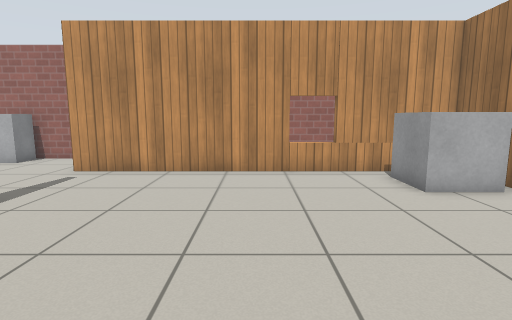
view 1 (above)

19 first-person views from a walk through a robot-simulator world made for Gazebo. The camera is 0.94 m above the floor, tilts 8° down and sees 80° across. The floor is counted in squares, 0.5 m on a side. Each view is taken from the middle of a square. On the plan, view 1 faces up. The plan holds only what a view shows up to about 16 squares ahead; the rest is blank. The place goes on beyond the plan. Simple patterns stand in for the simulator's built-in surfaces.

view 2
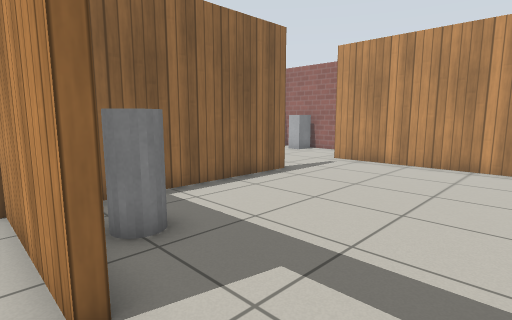

view 3
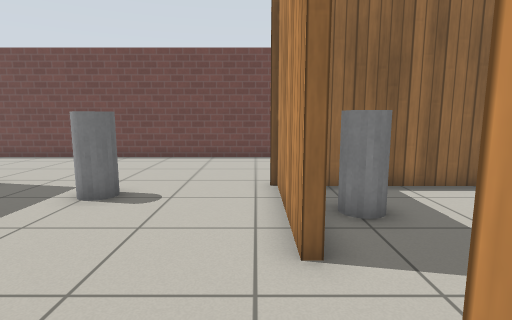

view 4
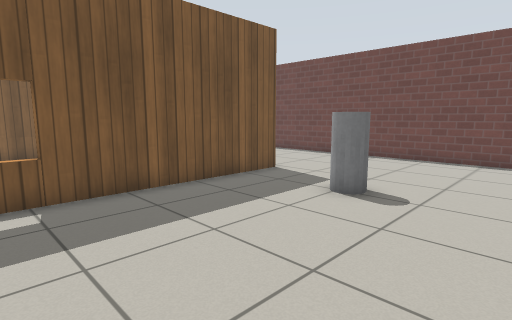

view 5
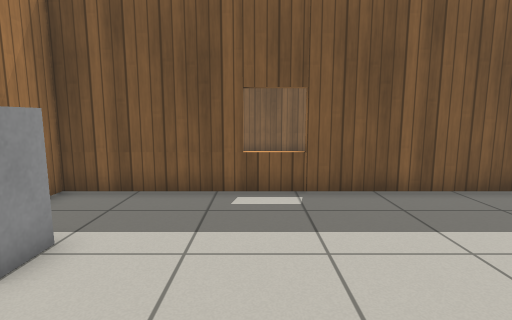

view 6
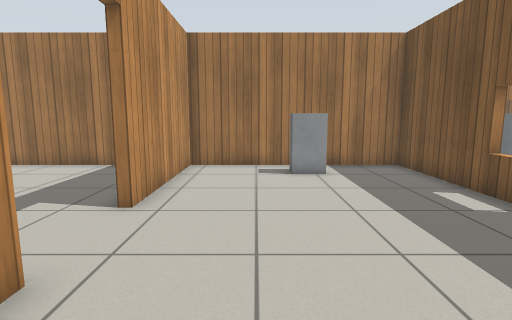

view 7
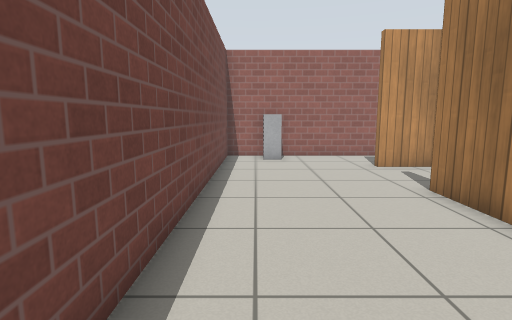

view 8
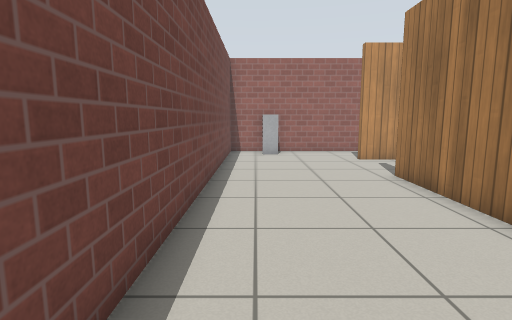

view 9
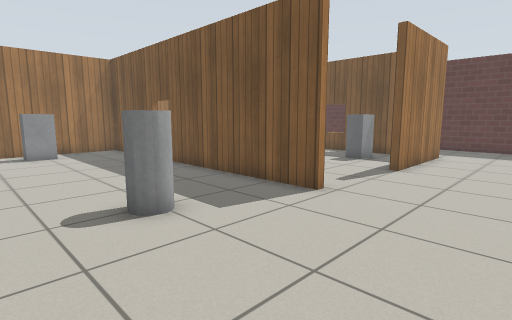

view 10
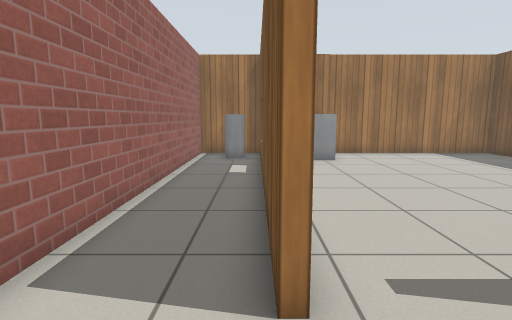

view 11
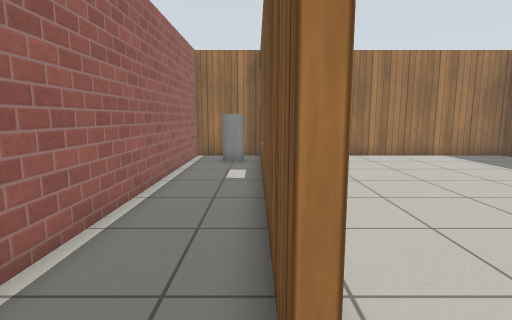

view 12
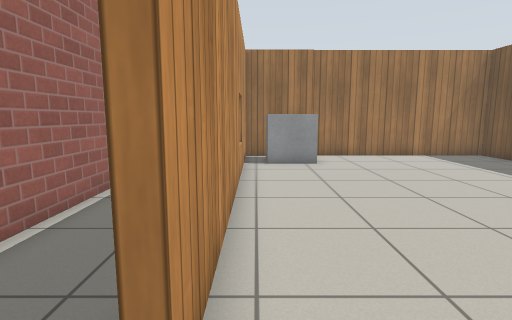

view 13
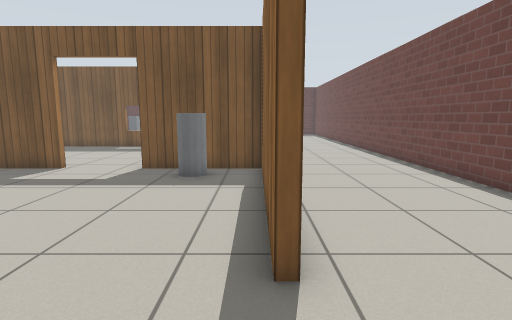

view 14
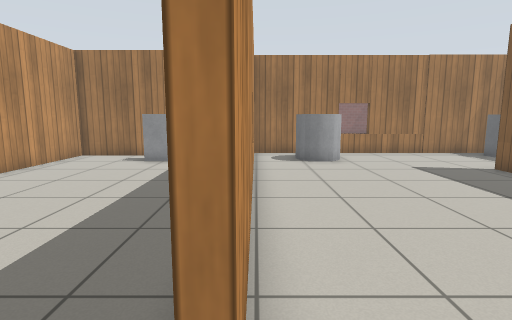

view 15
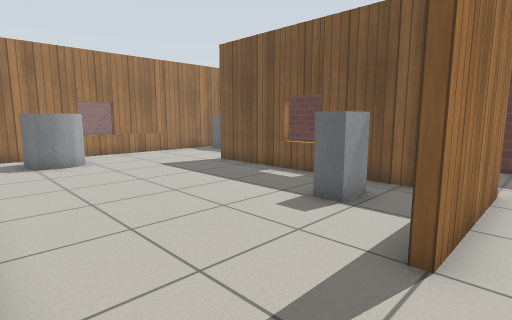

view 16
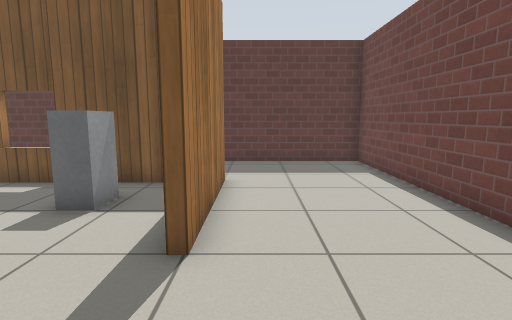

view 17
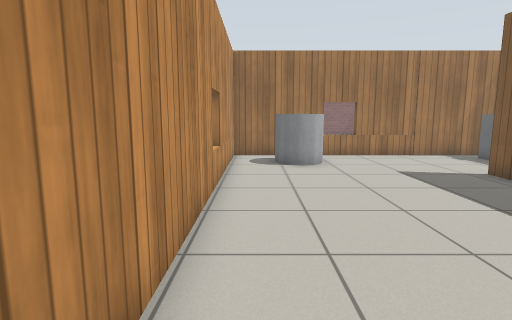

view 18
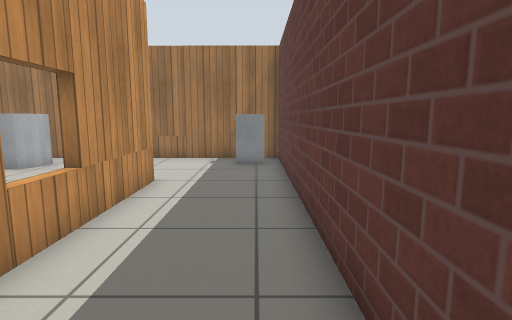

view 19
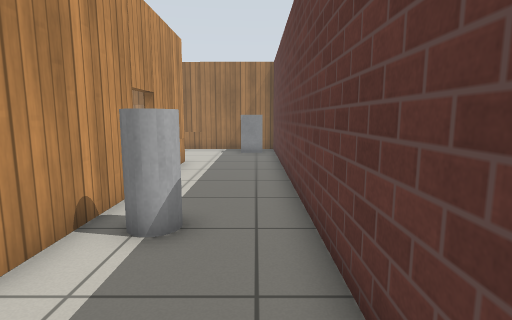

### Floor plan
Points are (right, up) in squares from view 1. A wall is a line through its corners. A room is listed if a view was taken in it or the views show most of it. See-through windows are left out.
Room 1 (view 1)
walls: (1.2, -1.1) (3.5, -1.1); (-6.2, 6.7) (-6.2, -0.1); (5.1, -1.1) (6.9, -1.1) (6.9, 10.5) (-5.4, 10.5); (-6.2, -1.1) (-1.8, -1.1)
ways out: opening at (-6, 8.5) to room 2; open door at (0, -1) to room 2
objects: grey cylinder (-4, 0) to (-4, 1); grey box (4, 8) to (6, 10)
Room 2 (views 2, 3, 4, 5, 6, 7, 8, 9, 12, 13)
walls: (-1.8, -1.4) (-6.2, -1.4); (-6.4, 2.1) (-6.4, 6.7); (-6.6, -9.6) (6.9, -9.6) (6.9, -1.4) (1.2, -1.4); (-6.6, 6.7) (-6.2, 6.7); (-5.4, 10.5) (-6.4, 10.5); (-12.4, 10.4) (-12.4, -9.5)
ways out: opening at (-6, 8.5) to room 1; open door at (0, -1) to room 1; opening at (-9, 11) to room 3; opening at (-9, -10) to room 4
objects: grey cylinder (-6, -6) to (-5, -5); grey box (5, -6) to (6, -5)
Room 3 (views 10, 11)
walls: (-6.4, 10.5) (-6.4, 10.8) (6.9, 10.8) (6.9, 13.9) (-12.4, 13.9) (-12.4, 10.4)
ways out: opening at (-9, 11) to room 2
objects: grey box (-11, 12) to (-10, 13); grey cylinder (5, 12) to (6, 12)
Room 4 (views 14, 15, 16, 17, 18, 19)
walls: (-5.4, -18.7) (3, -18.7); (3, -19) (-6.6, -19); (-7.1, -19) (-7.1, -13.9); (-12.4, -9.5) (-12.4, -23) (8, -23) (8, -9.9) (-6.6, -9.9) (-6.6, -9.6)
ways out: opening at (-9, -10) to room 2
objects: grey cylinder (-5, -21) to (-5, -20); grey box (-5, -17) to (-4, -16); grey cylinder (5, -14) to (6, -12); grey box (6, -22) to (7, -21)

Positions as (right, up) in squares from view 1, and headings:
1: (0, 0), facing up
2: (1, -2), facing up-left
3: (2, -2), facing left
4: (2, -2), facing down-left
5: (2, -2), facing down
6: (-5, -4), facing right
7: (-11, -1), facing up
8: (-11, -3), facing up
9: (-11, -3), facing down-right
10: (-9, 11), facing right
11: (-8, 11), facing right
12: (-8, 10), facing right
13: (-6, 10), facing down
14: (-8, -10), facing right
15: (-8, -10), facing down-right
16: (-8, -10), facing down
17: (-7, -11), facing right
18: (-6, -22), facing right
19: (-10, -22), facing right
